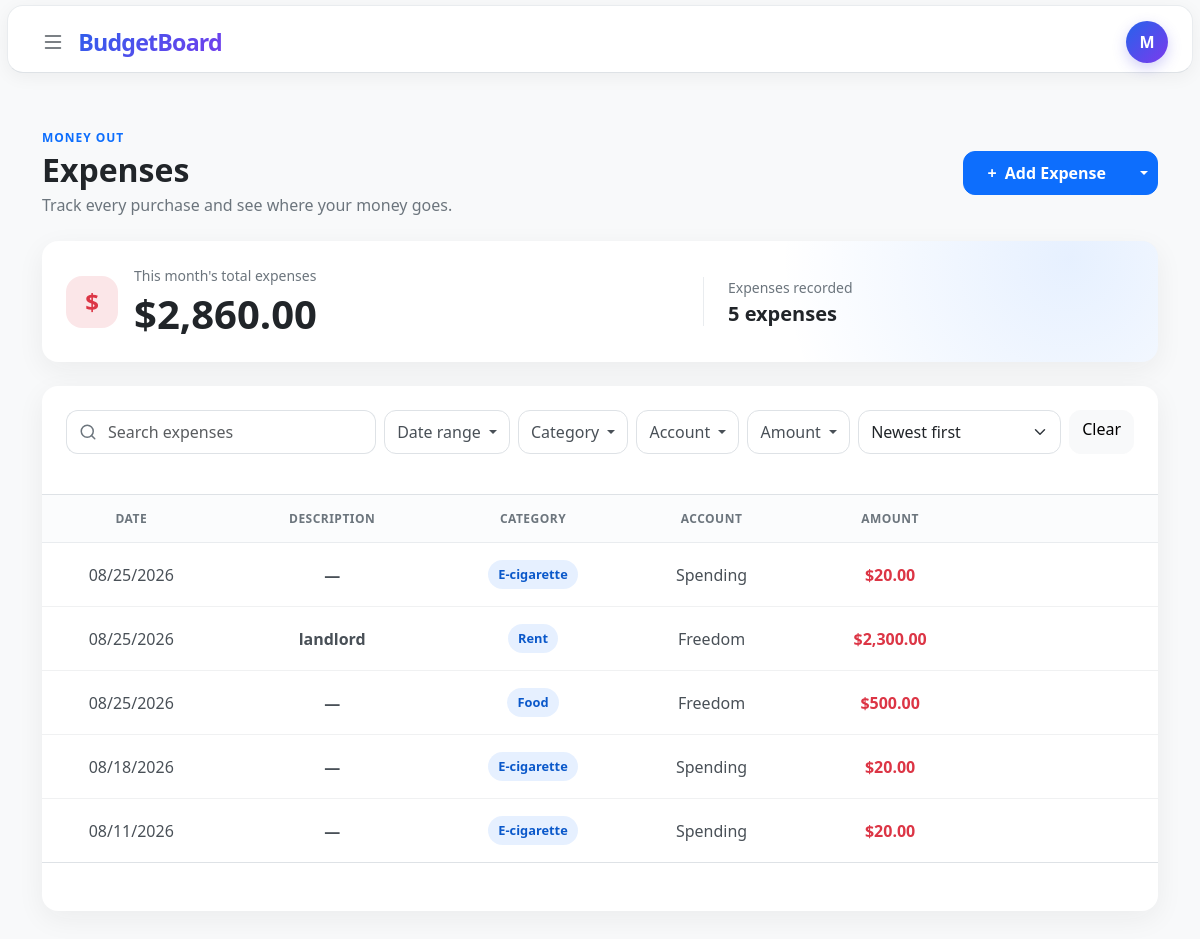
The app's page /expenses (signed in), older data.
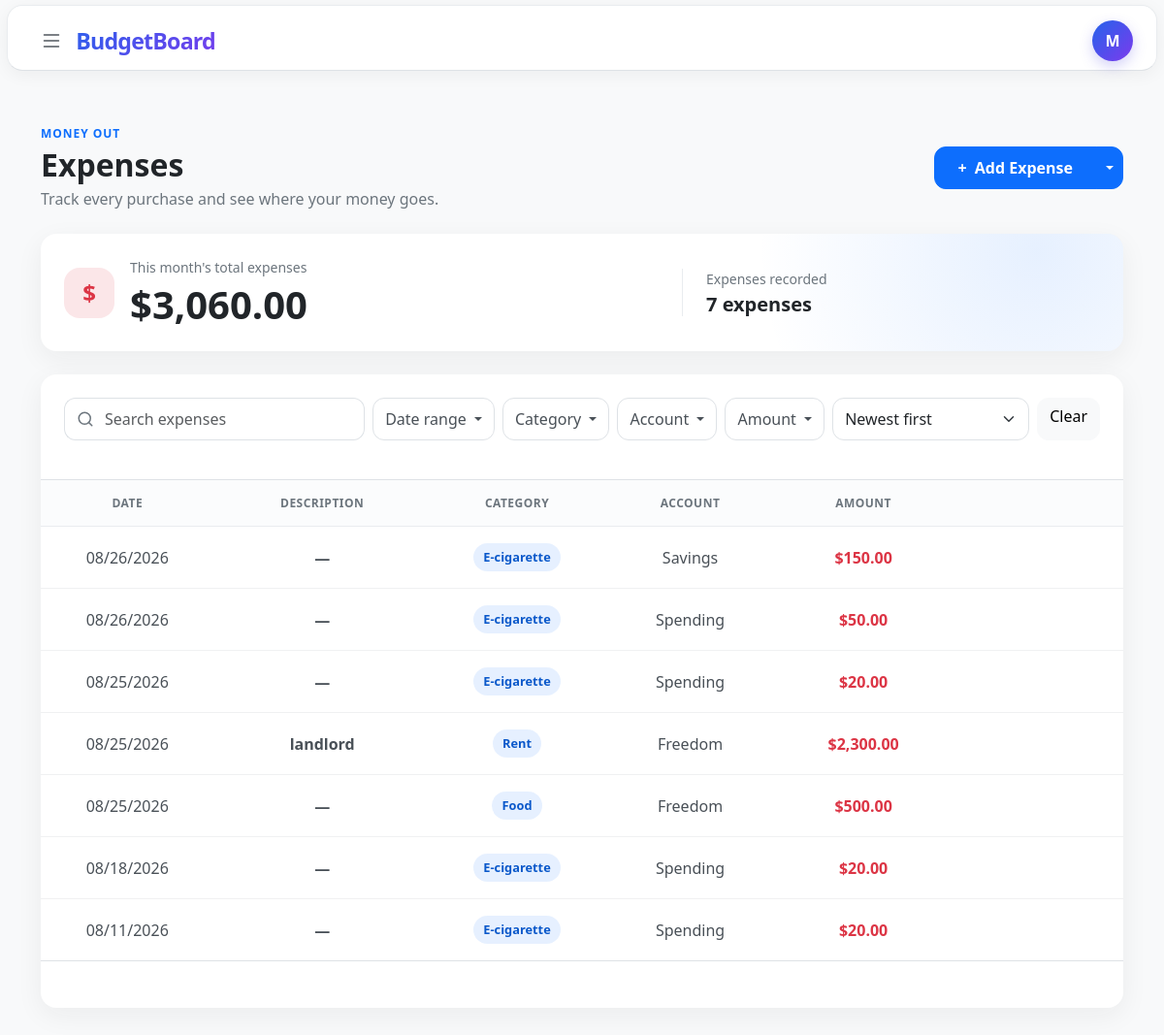
The same page, newer data.
### tables this page shows
CREATE TABLE expenses (
    id INTEGER PRIMARY KEY AUTOINCREMENT,
    user_id INTEGER NOT NULL,
    amount NUMERIC NOT NULL,
    category_id INTEGER NOT NULL,
    description TEXT,
    account_id INTEGER NOT NULL,
    date DATETIME NOT NULL DEFAULT CURRENT_TIMESTAMP,
    added_at DATETIME NOT NULL DEFAULT CURRENT_TIMESTAMP,

    FOREIGN KEY (user_id) REFERENCES users(id),
    FOREIGN KEY (category_id) REFERENCES categories(id),
    FOREIGN KEY (account_id) REFERENCES accounts(id)
);

CREATE TABLE categories (
    id INTEGER PRIMARY KEY AUTOINCREMENT,
    user_id INTEGER NOT NULL,
    name TEXT NOT NULL COLLATE NOCASE,
    type TEXT NOT NULL CHECK (
        type IN ('income', 'expense')
    ),
    created_at DATETIME NOT NULL DEFAULT CURRENT_TIMESTAMP,

    FOREIGN KEY (user_id) REFERENCES users(id),
    UNIQUE (user_id, name, type)
);

CREATE TABLE accounts(
    id INTEGER PRIMARY KEY AUTOINCREMENT,
    user_id INTEGER NOT NULL,
    name TEXT NOT NULL,
    type TEXT NOT NULL CHECK (
        type IN (
            'checking',
            'savings',
            'cash',
            'credit card',
            'investment',
            'other'
        )
    ),
    bank TEXT,
    created_at DATETIME NOT NULL DEFAULT CURRENT_TIMESTAMP, active INTEGER NOT NULL DEFAULT 1
CHECK (active IN (0, 1)),

    FOREIGN KEY (user_id) REFERENCES users(id)
);

### app.py (the view, shortened to what this page needs)
@app.route("/expenses", defaults={"limit": "10"}, methods=["GET", "POST"])
@app.route("/expenses/<limit>", methods=["GET", "POST"])
@login_required
def expenses(limit):
    action = (request.form.get("action") or "").strip()
    if request.method == "GET":
        process_recurrent_events(db, session["user_id"])
    return transaction_page(db, "expenses", limit)

### templates/expenses.html (shortened to what this page needs)
{% extends "layout.html" %}
{% from "_transaction_rows.html" import transaction_rows %}
{% block main %}
    <section class="income-page expense-page py-4 py-lg-5">
        <div class="container-xl">
            <div class="d-flex flex-column flex-sm-row align-items-sm-center justify-content-between gap-3 mb-4">
                <div>
                    <p class="income-eyebrow mb-1">Money out</p>
                    <h1 class="h2 fw-bold mb-1">Expenses</h1>
                    <p class="text-secondary mb-0">Track every purchase and see where your money goes.</p>
                </div>
                <div class="btn-group income-add-group align-self-start align-self-sm-center">
                    <button
                        class="btn btn-primary px-4"
                        type="button"
                        data-bs-toggle="modal"
                        data-bs-target="#addTransactionModal"
                    >
                        <span class="me-1" aria-hidden="true">+</span> Add Expense
                    </button>
                    <button
                        class="btn btn-primary dropdown-toggle dropdown-toggle-split"
                        type="button"
                        data-bs-toggle="dropdown"
                        aria-expanded="false"
                    >
                    </button>
                </div>
            </div>
            <div class="card income-summary-card border-0 mb-4">
                <div class="card-body p-4">
                    <div class="row align-items-center g-4">
                        <div class="col-sm-7">
                            <div class="d-flex align-items-center gap-3">
                                <div class="income-summary-icon expense-summary-icon" aria-hidden="true">$</div>
                                <div>
                                    <p class="text-secondary small mb-1">This month's total expenses</p>
                                    <p class="display-6 fw-bold mb-0">{{ summary["total"] | usd }}</p>
                                </div>
                            </div>
                        </div>
                        <div class="col-sm-5">
                            <div class="income-summary-detail ps-sm-4">
                                <p class="text-secondary small mb-1">Expenses recorded</p>
                                <p class="h5 fw-semibold mb-0">
                                    {{ summary["count"] }}
                                    {{ "expense" if summary["count"] == 1 else "expenses" }}
                                </p>
                            </div>
                        </div>
                    </div>
                </div>
            </div>
            <div class="card income-list-card border-0" id="transaction-results-card">
                <div class="card-body p-0">
                    <form
                        id="transaction-filter-form"
                        class="p-3 p-lg-4 border-bottom"
                        action="{{ url_for('expenses') }}"
                        method="get"
                    >
                        <div class="row g-2 align-items-center">
                            <div class="col-12 col-xl">
                                <div class="input-group income-search">
                                    <span class="input-group-text bg-white border-end-0 text-secondary" aria-hidden="true">
                                        <svg width="18" height="18" viewBox="0 0 24 24" fill="none" stroke="currentColor" stroke-width="2" stroke-linecap="round" stroke-linejoin="round">
                                            <circle cx="11" cy="11" r="8"></circle>
                                            <path d="m21 21-4.35-4.35"></path>
                                        </svg>
                                    </span>
                                    <input
                                        class="form-control border-start-0 ps-0"
                                        id="transaction-search-input"
                                        name="q"
                                        type="search"
                                        value="{{ filters['q'] }}"
                                        placeholder="Search expenses"
                                        aria-label="Search expenses"
                                    >
                                </div>
                            </div>
                            <div class="col-6 col-sm-auto dropdown">
                                <button class="btn btn-outline-secondary w-100 dropdown-toggle" type="button" data-bs-toggle="dropdown" data-bs-auto-close="outside" aria-expanded="false">
                                    Date range
                                </button>
                            </div>
                            <div class="col-6 col-sm-auto dropdown">
                                <button class="btn btn-outline-secondary w-100 dropdown-toggle" type="button" data-bs-toggle="dropdown" data-bs-auto-close="outside" aria-expanded="false">
                                    Category
                                </button>
                            </div>
                            <div class="col-6 col-sm-auto dropdown">
                                <button class="btn btn-outline-secondary w-100 dropdown-toggle" type="button" data-bs-toggle="dropdown" data-bs-auto-close="outside" aria-expanded="false">
                                    Account
                                </button>
                            </div>
                            <div class="col-6 col-sm-auto dropdown">
                                <button class="btn btn-outline-secondary w-100 dropdown-toggle" type="button" data-bs-toggle="dropdown" data-bs-auto-close="outside" aria-expanded="false">
                                    Amount
                                </button>
                            </div>
                            <div class="col-12 col-sm-auto">
                                <select class="form-select income-sort-select" id="expense-sort" name="sort">
                                    <option value="newest" {% if filters["sort"] == "newest" %}selected{% endif %}>Newest first</option>
                                </select>
                            </div>
                            <div class="col-12 col-sm-auto">
                                <a
                                    class="btn btn-light w-100 income-filter-clear"
                                    id="transaction-filter-clear"
                                    href="{{ url_for('expenses') }}"
                                >
                                    Clear
                                </a>
                            </div>
                        </div>
                    </form>
                    <div class="table-responsive">
                        <table class="table income-table align-middle mb-0">
                            <colgroup>
                                <col class="income-col-standard">
                                <col class="income-col-description">
                                <col class="income-col-standard">
                                <col class="income-col-account">
                                <col class="income-col-standard">
                                <col class="income-col-actions">
                            </colgroup>
                            <thead>
                                <tr>
                                    <th scope="col">Date</th>
                                    <th scope="col">Description</th>
                                    <th scope="col">Category</th>
                                    <th scope="col">Account</th>
                                    <th class="income-amount-column" scope="col">Amount</th>
                                    <th class="transaction-action-column" scope="col">
                                    </th>
                                </tr>
                            </thead>
                            <tbody id="transaction-results-body">
                                {{ transaction_rows(
                                    entries,
                                    accounts,
                                    transaction_page_url,
                                    transaction_amount_class,
                                    transaction_empty_message,
                                    "expense-category-options"
                                ) }}
                            </tbody>
                        </table>
                    </div>
                    <div class="text-center p-4 border-top" id="transaction-pagination">
                    </div>
                </div>
            </div>
        </div>
    </section>
{% endblock %}

### templates/layout.html (shortened to what this page needs)
<!DOCTYPE html>
<html lang="en">
<head>
    <link
        href="https://cdn.jsdelivr.net/npm/bootstrap@5.3.8/dist/css/bootstrap.min.css"
        rel="stylesheet"
    >
    <link
        rel="stylesheet"
        href="https://cdn.jsdelivr.net/npm/bootstrap-icons@1.13.1/font/bootstrap-icons.min.css"
    >
    <link
        rel="stylesheet"
        href="{{ url_for('static', filename='style.css') }}"
    >
</head>
<body>
    <header class="top-bar border-bottom bg-white">
        <div class="container-fluid px-4">
            <div class="d-flex align-items-center justify-content-between"
                 style="height: 72px;">
                <div class="d-flex align-items-center gap-3">
                    {% if session.get("user_id") %}
                        <button
                            class="btn menu-button"
                            type="button"
                            data-bs-toggle="offcanvas"
                            data-bs-target="#navigation"
                            aria-controls="navigation"
                            aria-label="Open navigation"
                        >
                            <i class="bi bi-list fs-4"></i>
                        </button>
                    {% endif %}
                    <a href="/" class="brand text-decoration-none" id="{% if session.get('user_id') %}title-li{% else %}title-lo{% endif %}">
                    </a>
                </div>
                <div class="d-flex align-items-center ms-auto">
                    {% if session.get("user_id") %}
                        <div class="dropdown">
                            <button
                                class="btn profile-button dropdown-toggle"
                                type="button"
                                data-bs-toggle="dropdown"
                                aria-expanded="false"
                                aria-label="Open account menu"
                            >
                                {{ session.get("username", "U")[0] | upper }}
                            </button>
                        </div>
                    {% endif %}
                </div>
            </div>
        </div>
    </header>
    <main>
        {% block main %}
        {% endblock %}
    </main>
</body>
</html>

### templates/_transaction_rows.html (shortened to what this page needs)
{% macro transaction_rows(entries, accounts, transaction_page_url, amount_class, empty_message, category_list_id) %}
    {% for entry in entries %}
        {% set editor_target = '.transaction-item-' ~ entry['id'] %}
        <tr class="transaction-row">
            <td>
                <div class="collapse show {{ editor_target[1:] }}">
                    <span class="text-nowrap">{{ entry["display_date"] }}</span>
                </div>
            </td>
            <td>
                <div class="collapse show {{ editor_target[1:] }}">
                    <span class="fw-semibold">{{ entry["description"] or "—" }}</span>
                </div>
            </td>
            <td>
                <div class="collapse show {{ editor_target[1:] }}">
                    <span class="income-category">{{ entry["category"] }}</span>
                </div>
            </td>
            <td>
                <div class="collapse show {{ editor_target[1:] }}">
                    {{ entry["account"] }}
                </div>
            </td>
            <td class="income-amount-column fw-semibold {{ amount_class }}">
                <div class="collapse show {{ editor_target[1:] }}">
                    {{ entry["amount"] | usd }}
                </div>
            </td>
            <td class="transaction-action-column">
                <div class="collapse show {{ editor_target[1:] }}">
                </div>
            </td>
        </tr>
    {% else %}
        <tr>
            <td class="text-center text-secondary py-5" colspan="6">
                {{ empty_message }}
            </td>
        </tr>
    {% endfor %}
{% endmacro %}

Row changes from the older to the newer data that the page shows:
added expenses: display_date "08/26/2026", entry "—", category "E-cigarette", account "Savings", amount "$150.00"
added expenses: display_date "08/26/2026", entry "—", category "E-cigarette", account "Spending", amount "$50.00"
Text that changed along with them:
{{ summary["total"] | usd }}: "$2,860.00" → "$3,060.00"
{{ summary["count"] }}: "5" → "7"
